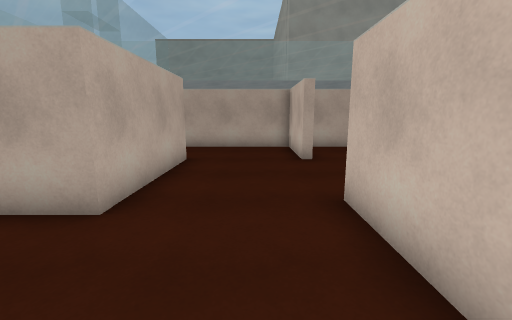
View 1 (above)

17 first-person views from a walk through a Unity game level. The camera is 1.4 m above the floor, tilts 10° down and sees 90° across. The floor is counted in squares, 1 m on a side. Each view is taken from the middle of a square. On the plan, view 1 faces up. The plan holds only what a view shows up to about 13 squares ahead; the rest is blank. The place goes on beyond the plan. Some surface patterns are stand-ins.

View 2
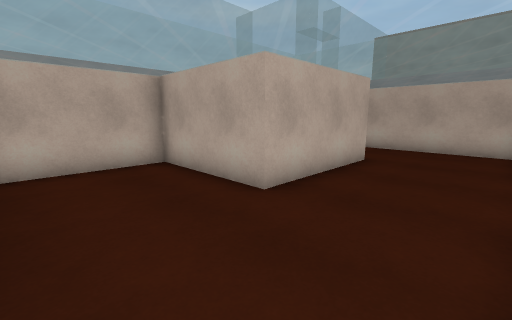

View 3
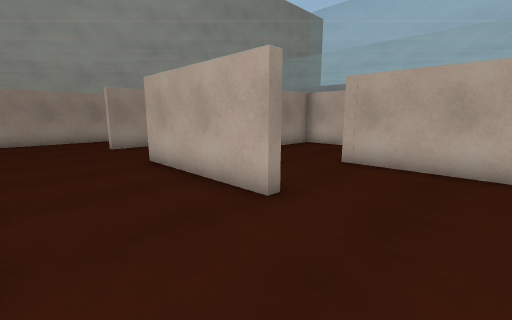

View 4
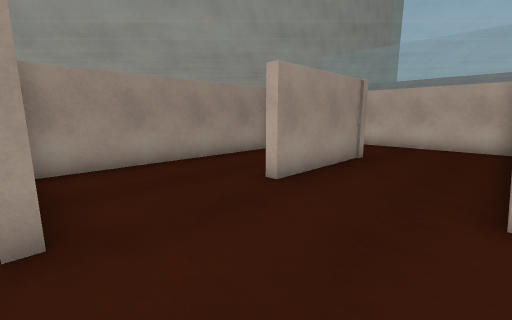

View 5
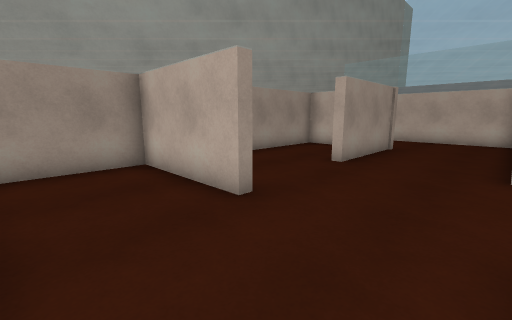

View 6
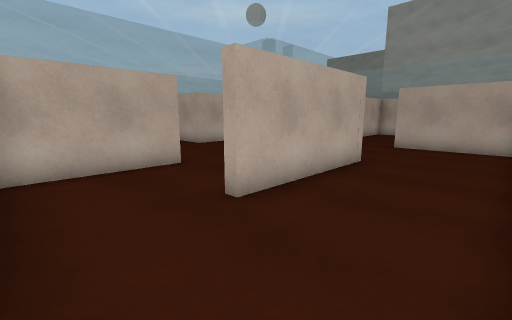

View 7
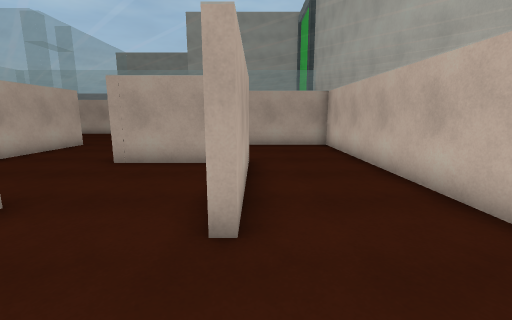

View 8
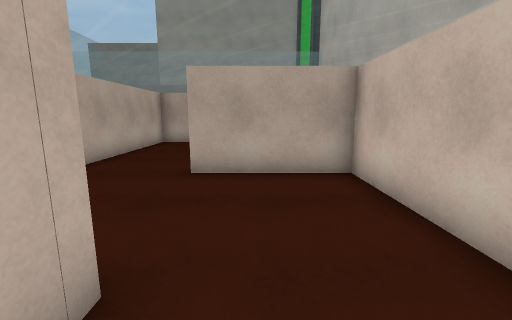

View 9
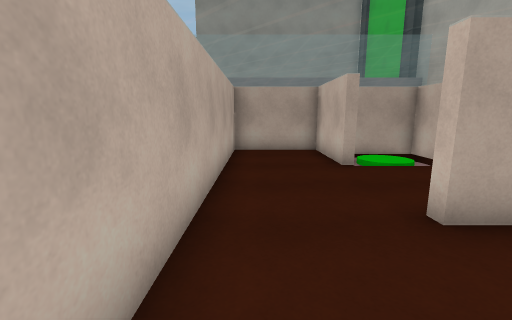

View 10
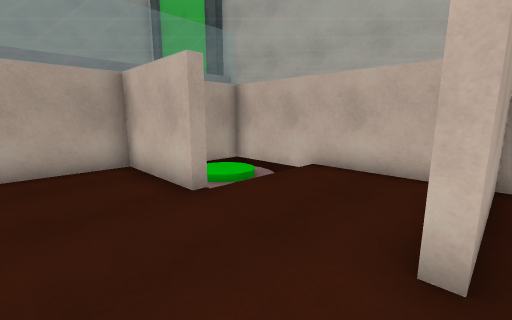

View 11
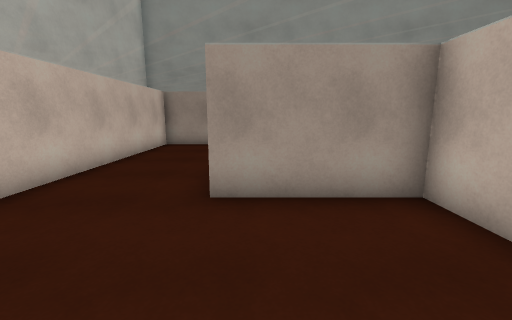

View 12
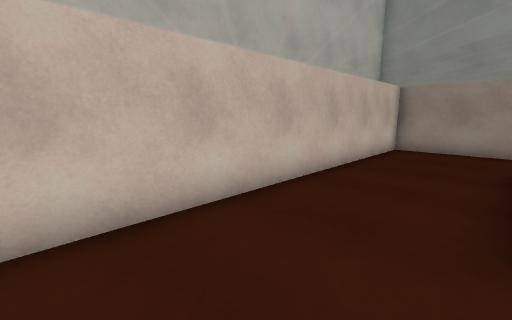

View 13
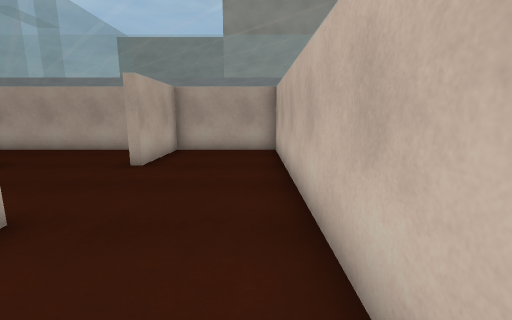

View 14
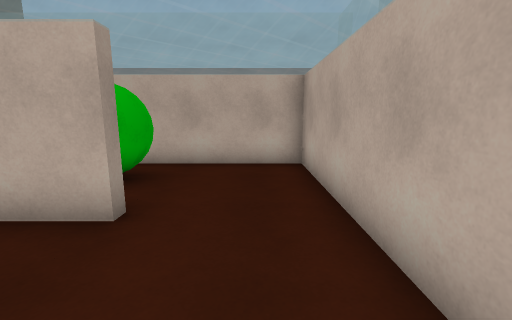

View 15
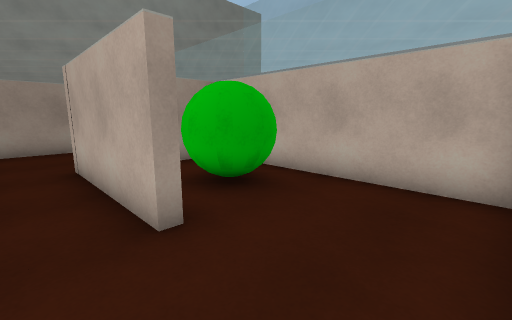

View 16
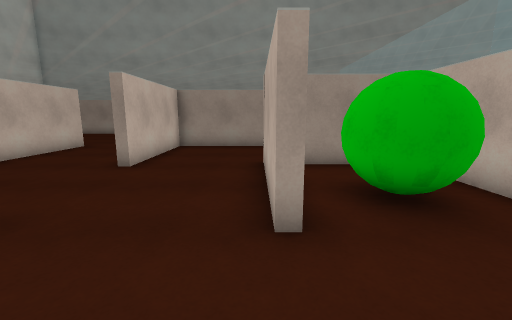

View 17
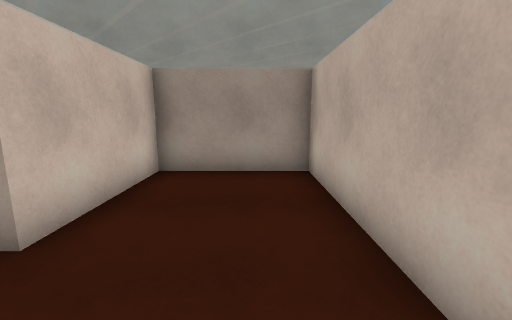

### Floor plan
Points are (right, up) in squares from view 1. A wall is a line through its corners. A room is listed if a view was taken in it or the views show most of it. See-through windows are left out.
Room 1 (views 1, 2, 3, 4, 5, 6, 7, 8, 9, 10, 11, 12, 13, 14, 15, 16, 17)
walls: (8.6, -0.6) (5.8, -0.6) (5.8, 11.3) (1.8, 11.3) (1.8, 8.1) (1.5, 8.1) (1.5, 11.3) (-6.3, 11.3) (-6.3, 5.8); (5.7, -4.3) (6.1, -4.3) (6.1, -8.3) (13.3, -8.3) (13.3, 4.1) (9.4, 4.1) (9.4, 4.5); (-5.3, 3.8) (-3.4, 3.8); (-2.6, 8.1) (-2.2, 8.1) (-2.2, 3.4) (-6.3, 3.4) (-6.3, -0.6) (1.5, -0.6) (1.5, 4.1) (1.8, 4.1) (1.8, -0.9) (0.7, -0.9); (-6.3, -0.9) (-6.3, -8.3) (-2.5, -8.3) (-2.5, -4.5) (1.8, -4.5) (1.8, -5); (-2.2, -7) (-2.2, -8.3) (5.6, -8.3); (9.9, 8.1) (9.4, 8.1) (9.4, 11.3) (6.1, 11.3) (6.1, -0.2) (9.8, -0.2) (9.8, -5.2) (9.4, -5.2); (13.3, 5.1) (13.3, 11.3) (11, 11.3)
objects: green ball (-5, 6) to (-4, 8)

Positions as (right, up) in squares from view 1, and headings:
1: (0, 0), facing up
2: (1, 0), facing up-left
3: (5, 7), facing down-left
4: (6, -1), facing down-left
5: (9, -1), facing down-left
6: (13, -8), facing up-left
7: (10, -8), facing up
8: (11, -2), facing up
9: (7, 1), facing up
10: (7, 4), facing up-right
11: (9, 4), facing down
12: (10, 3), facing down-right
13: (5, 1), facing up
14: (1, 10), facing left
15: (-1, 11), facing down-left
16: (-2, 11), facing down
17: (-5, -2), facing down
